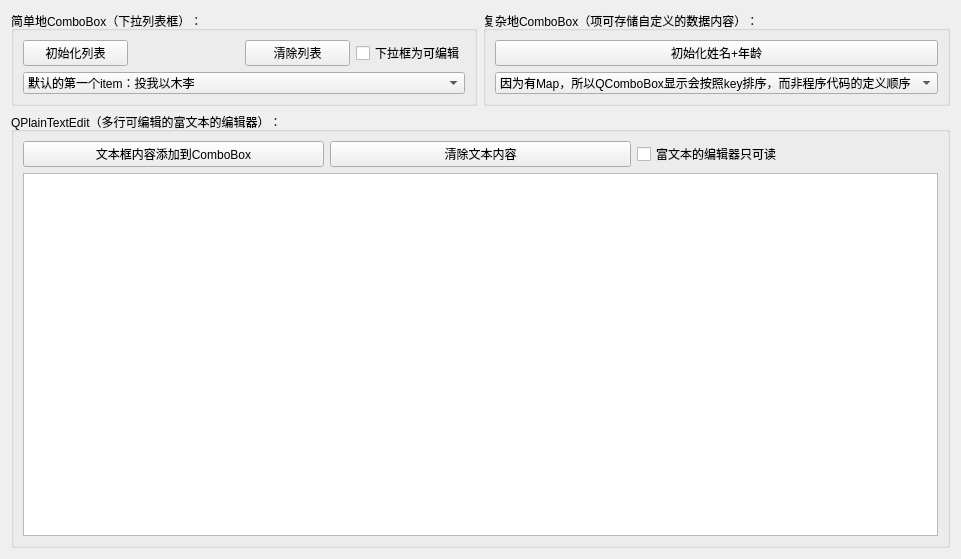
<?xml version="1.0" encoding="UTF-8"?>
<ui version="4.0">
 <class>ExQcomboBox</class>
 <widget class="QWidget" name="ExQcomboBox">
  <property name="geometry">
   <rect>
    <x>0</x>
    <y>0</y>
    <width>961</width>
    <height>559</height>
   </rect>
  </property>
  <property name="windowTitle">
   <string>Form</string>
  </property>
  <property name="windowIcon">
   <iconset>
    <normalon>:/images/qt.ico</normalon>
   </iconset>
  </property>
  <layout class="QVBoxLayout" name="verticalLayout">
   <item>
    <layout class="QHBoxLayout" name="horizontalLayout">
     <item>
      <widget class="QGroupBox" name="groupBox_2">
       <property name="title">
        <string>简单地ComboBox（下拉列表框）：</string>
       </property>
       <layout class="QGridLayout" name="gridLayout">
        <item row="0" column="4">
         <widget class="QCheckBox" name="checkBoxOnlyWrite">
          <property name="text">
           <string>下拉框为可编辑</string>
          </property>
         </widget>
        </item>
        <item row="0" column="3">
         <widget class="QPushButton" name="btnLeftClear">
          <property name="text">
           <string>清除列表</string>
          </property>
         </widget>
        </item>
        <item row="0" column="1">
         <widget class="QPushButton" name="btnLeftInit">
          <property name="text">
           <string>初始化列表</string>
          </property>
         </widget>
        </item>
        <item row="2" column="1" colspan="4">
         <widget class="QComboBox" name="comBoxLeft">
          <item>
           <property name="text">
            <string>默认的第一个item：投我以木李</string>
           </property>
           <property name="icon">
            <iconset>
             <normalon>:/images/github.ico</normalon>
            </iconset>
           </property>
          </item>
          <item>
           <property name="text">
            <string>默认的第二个item：报之以琼玖</string>
           </property>
           <property name="icon">
            <iconset>
             <disabledon>:/images/github.ico</disabledon>
            </iconset>
           </property>
          </item>
          <item>
           <property name="text">
            <string>github.io：https://touwoyimuli.github.io/</string>
           </property>
           <property name="icon">
            <iconset>
             <disabledon>:/images/github.ico</disabledon>
            </iconset>
           </property>
          </item>
         </widget>
        </item>
       </layout>
      </widget>
     </item>
     <item>
      <widget class="QGroupBox" name="groupBox_3">
       <property name="title">
        <string>复杂地ComboBox（项可存储自定义的数据内容）：</string>
       </property>
       <layout class="QGridLayout" name="gridLayout_2">
        <item row="0" column="0">
         <widget class="QPushButton" name="btnRightInit">
          <property name="text">
           <string>初始化姓名+年龄</string>
          </property>
         </widget>
        </item>
        <item row="1" column="0">
         <widget class="QComboBox" name="comBoxRight">
          <item>
           <property name="text">
            <string>因为有Map，所以QComboBox显示会按照key排序，而非程序代码的定义顺序</string>
           </property>
          </item>
         </widget>
        </item>
       </layout>
      </widget>
     </item>
    </layout>
   </item>
   <item>
    <widget class="QGroupBox" name="groupBox">
     <property name="title">
      <string>QPlainTextEdit（多行可编辑的富文本的编辑器）：</string>
     </property>
     <layout class="QVBoxLayout" name="verticalLayout_2">
      <item>
       <layout class="QHBoxLayout" name="horizontalLayout_2">
        <item>
         <widget class="QPushButton" name="pushButton_4">
          <property name="text">
           <string>文本框内容添加到ComboBox</string>
          </property>
         </widget>
        </item>
        <item>
         <widget class="QPushButton" name="btnBottomClear">
          <property name="text">
           <string>清除文本内容</string>
          </property>
         </widget>
        </item>
        <item>
         <widget class="QCheckBox" name="checkBoxOnlyRead">
          <property name="text">
           <string>富文本的编辑器只可读</string>
          </property>
         </widget>
        </item>
       </layout>
      </item>
      <item>
       <widget class="QPlainTextEdit" name="plainTextEdit"/>
      </item>
     </layout>
    </widget>
   </item>
  </layout>
 </widget>
 <resources>
  <include location="../../../../resources/resources.qrc"/>
 </resources>
 <connections/>
</ui>
